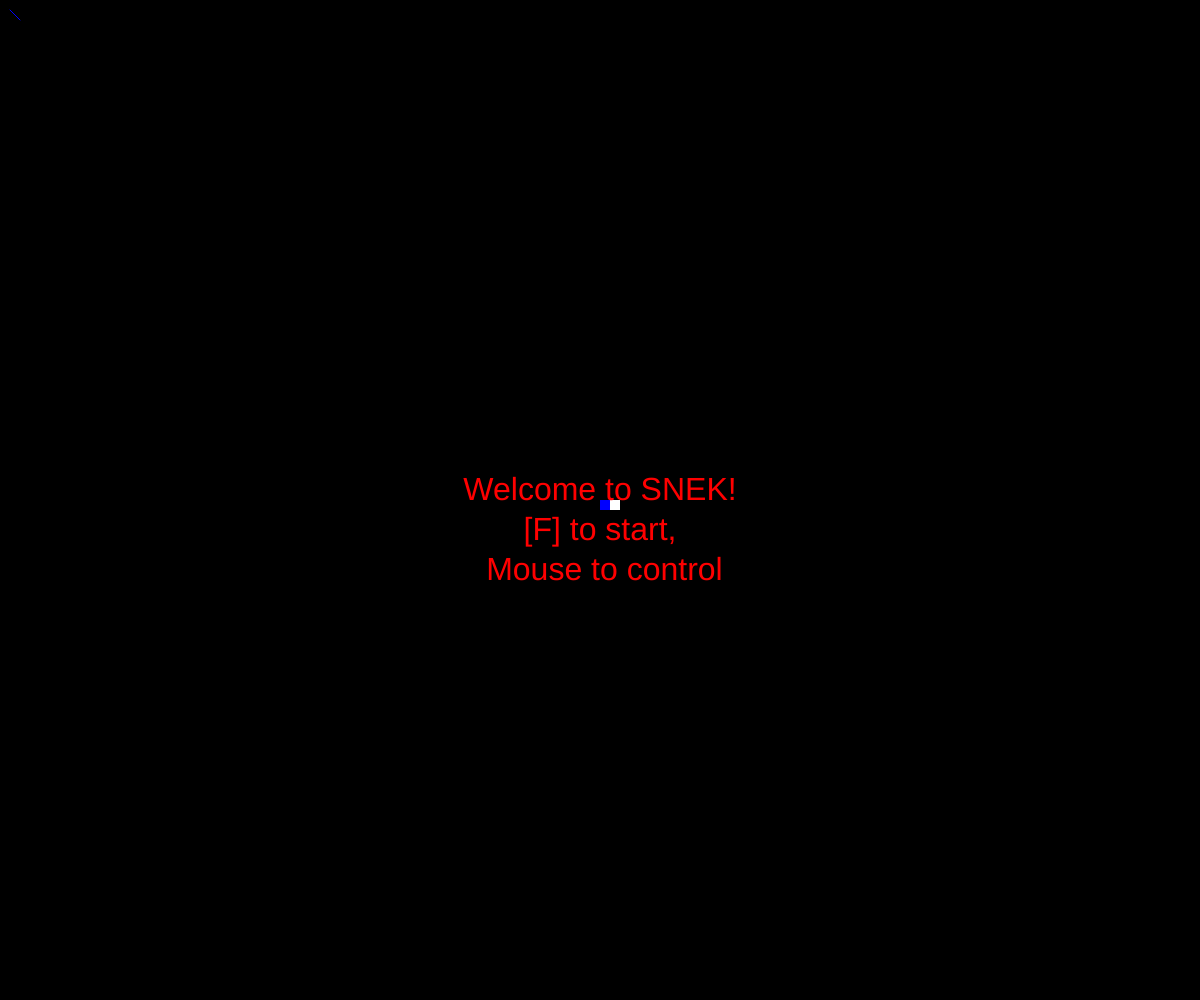
Frame 1 (no input)
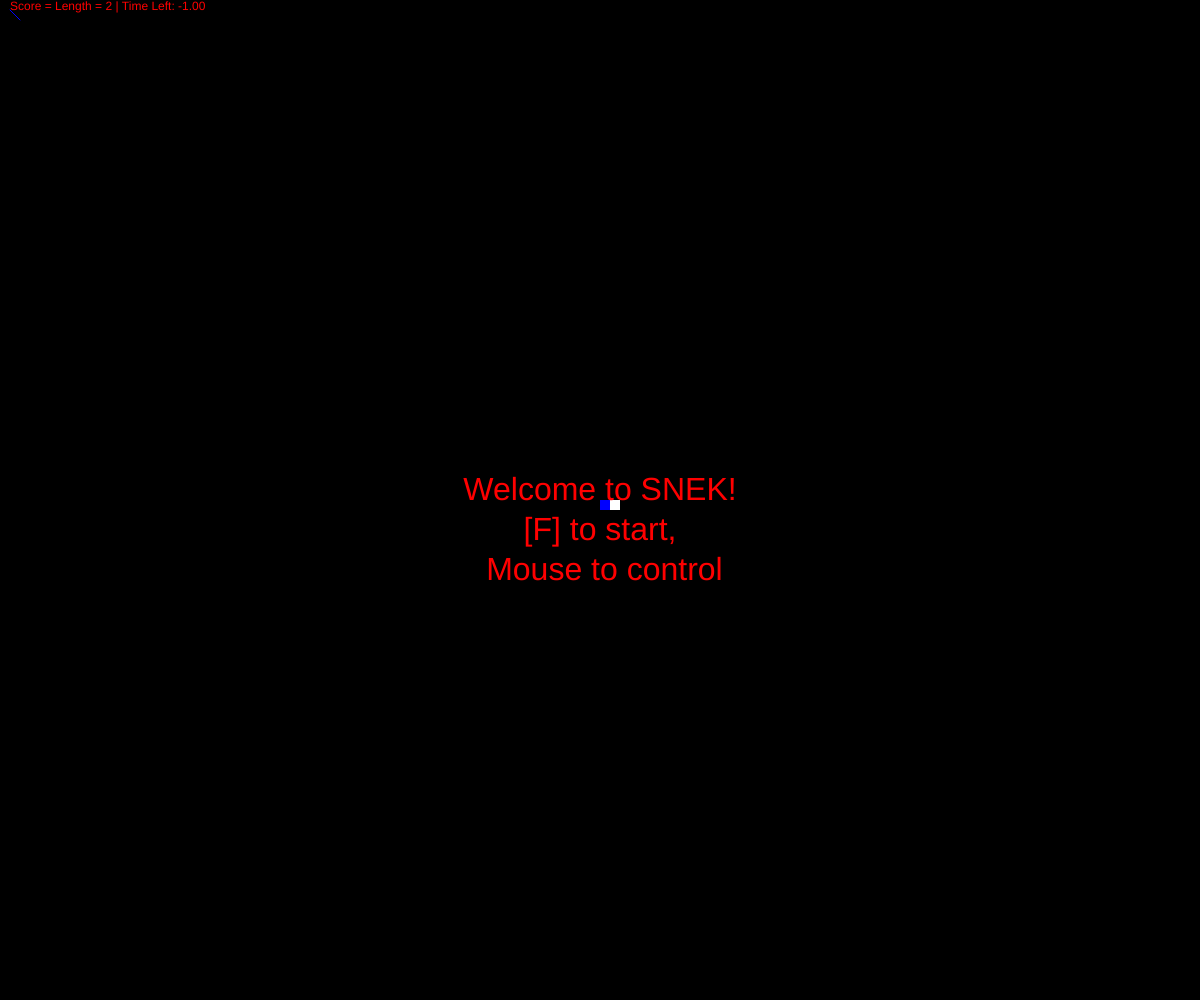
Frame 60 (no input)
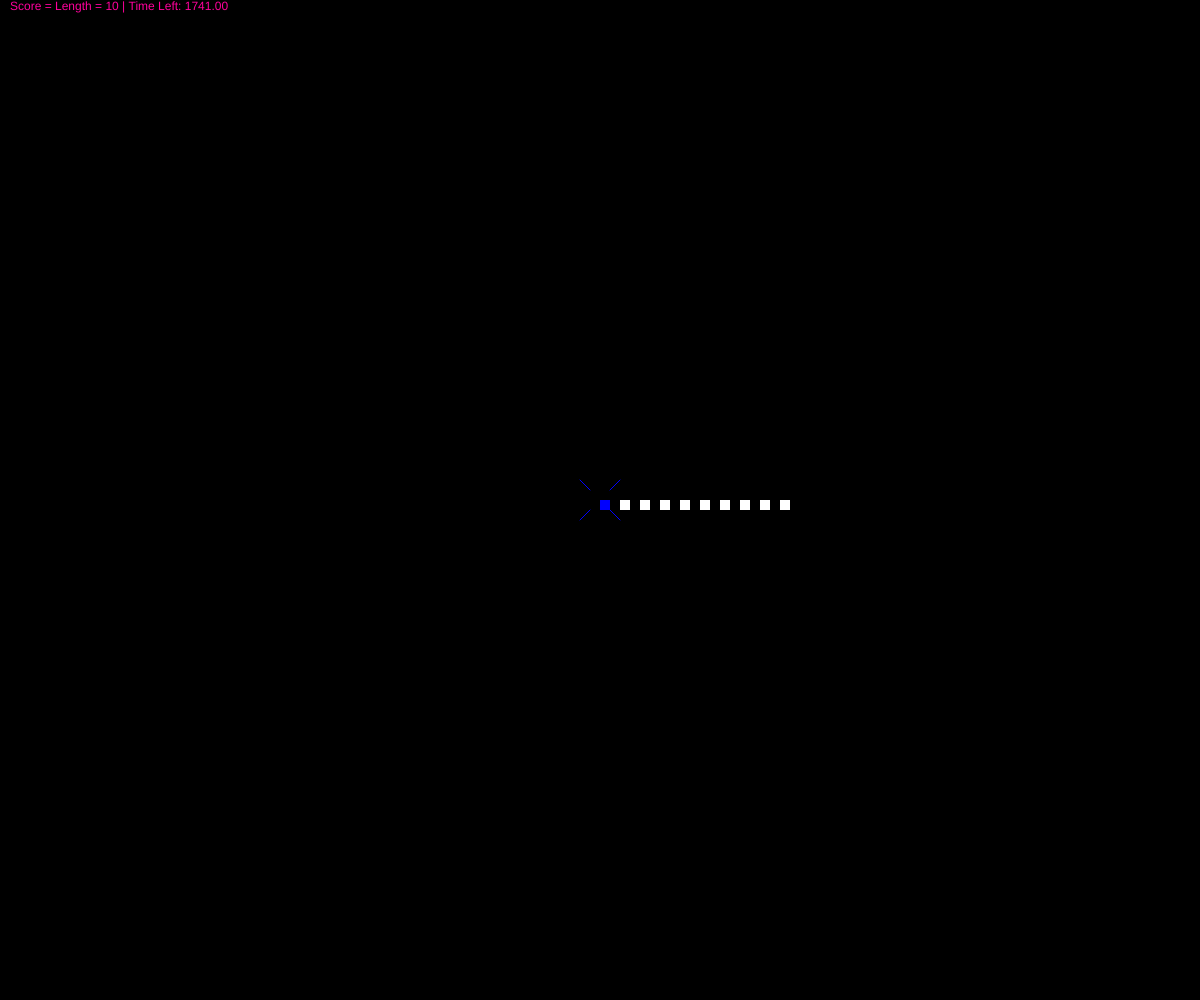
Frame 120 (the mouse pressed at the canvas centre since frame 60)

The p5.js sketch that drew these frames (run headless with seeded random() and noise() and a simulated clock; from frame 60 on, the mouse is pressed at the canvas centre):

// p5.js sketch
// ── sketch.js
//A slightly different version of snake known as snek
//Somewhat inspired by slither.io, but it looks quite different so
//I(Tejas Hegde)'ll take 90% credit the other 10% being split between processing and slither.io 9:1
//Was initialy in java, but converted it into js so I could put it onto a website

var snekColor;
var snekHeadColor;
var collisionColor;

var snekSize = 10.0;

var snek=[];
var foods=[];
//a frame counter
var c = 0;
//used to zoom in and out
var zoom = 1.0;
var prevZoom = 1.0;

//death timer
var timer = -1.0;

var scaleAmount = 1.0;
var started = false;
var ded = 1;

function sqrMagnitude(x, y){
  return x*x + y*y;
}

//checks if rect1 contains rect2
function rectInside(x1, y1, w1, h1, x2, y2, w2, h2){
  if(pointInside(x2, y2,x1,y1,w1,h1)){
    return true;      
  }
  if(pointInside(x2+w2, y2, x1,y1,w1,h1)){
    return true;
  }
  if(pointInside(x2, y2 + h2, x1,y1,w1,h1)){
    return true;
  }
  if(pointInside(x2+w2, y2+h2, x1,y1,w1,h1)){
    return true;
  }
  return false;
}
//checks if rect1 and rect2 intersect
function intersect(x1, y1, w1, h1, x2, y2, w2, h2){
  if(rectInside(x1,y1,w1,h1,x2,y2,w2,h2)){
    return true;
  }
  
  if(rectInside(x2,y2,w2,h2,x1,y1,w1,h1)){
    return true;
  }
  return false;
}

//generates a random hue from a hue on the hsv wheel
function randomHue(){
  var d = random(0,360);
  var X = 1 - abs((d/60 % 2) - 1);
  if(d < 60){
    return color(255,255*X,0);
  } else if(d < 120){
    return color(255*X,255,0);
  }else if(d < 180){
    return color(0,255,255*X);
  }else if(d < 240){
    return color(0,255*X,255);
  }else if(d < 300){
    return color(255*X,0,255);
  }else{
    return color(255,0,255*X);
  }
}

function pointInside(px, py, x, y, w, h){
  if(px > x){
    if(px < x + w){
      if(py > y){
        if(py < y + h){
          return true;
        }
      }    
    }
  }
  return false;
}

function Point(x,y){
	this.x=x;
	this.y=y;
}

function Food(x,y,w,h,c){
	this.x=x;
	this.y=y;
	this.h=h;
	this.w=w;
	this.col=c;
}

function reset(){
  started = true;
  foods = [];
  snek = [];
  c = 0;
  timer = 30*60;
  zoom = 1;
  prevZoom = 1;
  scaleAmount = 1;
  ded = 1;
  
  for(var i = 0;  i < 10; i++){
    snek.push(new Point(mouseX + i* snekSize * 2,mouseY));
  }
}

function keyPressed(){
  if(key==='f'){
    reset();
  }
}

function mousePressed(){
  reset();
}

function setup() {
  createCanvas(windowWidth, windowHeight);
  //need this to not 'seg fault' at the start
  snek.push(new Point(windowWidth/2, windowHeight/2));
  snek.push(new Point(windowWidth/2+snekSize, windowHeight/2));
  //frameRate(60);
  snekColor = color(255);
  snekHeadColor = color(0,0,255);
  collisionColor = color(255,0,0);
  windowResized();
  noStroke();
}

function drawSnek(){
  fill(snekColor);
  for(var i = 0;i < snek.length; i++){
    var p = snek[i];
    rect(p.x,p.y,snekSize,snekSize);
	//text(i,p.x,p.y);
  }
  fill(snekHeadColor);
  rect(snek[0].x,snek[0].y,10,10);
}

function drawFood(){
  fill(randomHue());
  for(var i = 0; i < foods.length; i++){
    var f = foods[i];
    fill(f.col);
    rect(f.x, f.y, f.w, f.h);
  }
}

function growSnek(num){
  if(snek.length>=1000){return;}
  var p = snek[snek.length-1];
  for(var i = 0; i < num;i++){
    snek.push(new Point(p.x, p.y));
  }
}

function crossHair(x, y, r1, r2){
  line(x-r1,y-r1,x-r2,y-r2);
  line(x+r1,y+r1,x+r2,y+r2);
  line(x+r1,y-r1,x+r2,y-r2);
  line(x-r1,y+r1,x-r2,y+r2);
}

function draw() {
  background(0);
  
  //view and drawing logic
  prevZoom = lerp(prevZoom,zoom,0.1);
  textAlign(LEFT);
  text("Score = Length = " + str(snek.length) + " | Time Left: " + nf(timer,0,2),10,10);

  scaleAmount =1/prevZoom; 
  scale(scaleAmount);
  
  //draw game
  stroke(snekHeadColor);
  crossHair(mouseX,mouseY,snekSize,2*snekSize,p5);
  noStroke();
  
  drawSnek();
  drawFood();
  
  //collide the head with every other snake segment and draw collision  
  var head = snek[0];
  for(var i = 3; i < snek.length; i++){
    var segment = snek[i];
    if(intersect(head.x,head.y,snekSize,snekSize,segment.x, segment.y, snekSize, snekSize)){
      fill(collisionColor);
      stroke(collisionColor);
      strokeWeight(2);
      crossHair(segment.x+snekSize/2,segment.y+snekSize/2,snekSize,snekSize*3,p5);
	  noStroke();
      strokeWeight(1);
      rect(segment.x,segment.y,snekSize,snekSize);
      timer = -1;
      ded = 0;
    }
  }  
  
    //Game logic
  if(timer < 0){
    fill(255,0,0);
    textAlign(CENTER);
    textSize(32);
    if(!started){
      text("Welcome to SNEK!\n [F] to start, \n Mouse to control",windowWidth/2,windowHeight/2);
    } else {
      if(ded===1){
        text("You died of humger!! so sad :(\n[F] to pay respects (and restart)", windowWidth/2,windowHeight/2);
      } else {
        text("You ate urself! How unfortunate\n[F] to pay respects (and restart)", windowWidth/2,windowHeight/2);
      }
    }
    textSize(12);
  }  else {
    //Control snake, make it move towards the mouse
	
	var mouseXPos = zoom * mouseX;
	var mouseYPos = zoom * mouseY;
	
    var xDelta = (mouseXPos-snekSize/2) - snek[0].x;
    var yDelta = (mouseYPos-snekSize/2) - snek[0].y;
	console.log(snekSize);
    var mag = sqrt(sqrMagnitude(xDelta,yDelta));
    if(mag < snekSize){
      //do nothing for now
    } else {
      xDelta/=mag; yDelta/=mag;
      //move the segment from the back of the snake to the front of the snake in the direction of the mouse
	  //propagate xy to the end of the list, basically deleting the last one
	  for(var i = snek.length-1; i>0;i--){
		console.log(i);
		snek[i].x=snek[i-1].x;
		snek[i].y=snek[i-1].y;
	  }
	  var newHead = snek[0];
	  newHead.x += xDelta*snekSize;
	  newHead.y += yDelta*snekSize;
    }
    
    timer --;
    
    //Add a new food every 120 frames, or 2 seconds
    if(c > 60){
      var w = random(2,40) * zoom;
      var h = random(2,40) * zoom;
      var x = random(zoom*windowWidth-w);
      var y = random(zoom*windowHeight-h);
      foods.push(new Food(x,y,w,h,randomHue()));
      c = 0;
    } else {
      c++;
    }
      
    //collide every snake element with every food
    var n = snek.length; //cache n since it's changing
    for(var i = 0; i < n; i++){
      var p = snek[i];
      for(var j = 0; j < foods.length; j++){
        var f = foods[j];
        if(intersect(p.x,p.y,snekSize,snekSize,f.x,f.y,f.w,f.h)){
          foods.splice(j,1);
          growSnek(ceil((f.w*f.h)/(snekSize*snekSize)));
          timer += 1.0 * 60;
          j--;
        }
      }
    }
  }
}

function windowResized(){
  resizeCanvas(windowWidth, windowHeight);
  background(0);
}



// ── main.js
var snake;
var foods = [];
var FPS = 60;
var snakeSize = 10;

var textHeight;

//a frame counter
var c = 0;
var zoom = 1.0;
var prevZoom = 1.0;

//death timer
var timer = -1.0;

var scaleAmount = 1.0;
//is this the first time opening the game?
var started = false;
var dead = 1;

function reset() {
  if (timer < 0) {
    snake.reset();
    started = true;
    foods = [];
    c = 0;
    timer = 30 * FPS;
    zoom = 1;
    prevZoom = 1;
    scaleAmount = 1;
    dead = 1;
  }
}

function keyPressed() {
  if (key === "f") {
    reset();
  }
}

function mousePressed() {
  reset();
}

function setup() {
  createCanvas(windowWidth, windowHeight);
  frameRate(FPS);

  snake = new Snake(color(255), color(0, 0, 255), snakeSize);
  textHeight = windowHeight/20;

  windowResized();
  noStroke();
}

function drawFood() {
  fill(randomHue());
  stroke(255);
  for (var i = 0; i < foods.length; i++) {
    var f = foods[i];
    fill(f.col);
    rect(f.x, f.y, f.w, f.h);
  }
}

function updateZoom() {
  prevZoom = lerp(prevZoom, zoom, 0.1);

  scaleAmount = 1 / prevZoom;
  scale(scaleAmount);
}

function drawStats() {
  textAlign(LEFT);
  fill(color(255, 255, 255));
  textSize(textHeight);
  text(
    "Score = Length = " + str(snake.length()) + " | Time Left: " + nf(timer, 0, 2),
    10,
    textHeight
  );
}

function addFoodIntermittently() {
  //Add a new food every c frames, or c/FPS seconds
  if (c > FPS) {
    var w = random(snakeSize, 40) * zoom;
    var h = random(snakeSize, 40) * zoom;
    var x = random(zoom * windowWidth - w);
    //Don't spawn any food over top of the text
    var y = textHeight + random(zoom * windowHeight - h - textHeight);
    foods.push(new Food(x, y, w, h, randomHue()));
    c = 0;
  } else {
    c++;
  }
}

function updateGame() {
  if (snake.isColliding()) {
    timer = -1;
    dead = 0;
  }

  var mouseXPos = zoom * mouseX;
  var mouseYPos = zoom * mouseY;

  snake.moveTowards(mouseXPos, mouseYPos);

  timer--;

  addFoodIntermittently();

  snake.eatFood(foods);
}


function drawGame() {
  background(0);
  updateZoom();

  drawFood();

  snake.draw();

  crossHair(mouseX, mouseY, snakeSize, 2 * snakeSize, color(255, 0, 0));

  drawStats();
}

function drawDeathMessage() {
  fill(255, 0, 0);
  textAlign(CENTER);
  textSize(32);
  if (!started) {
    text(
      "Click to start.\n" + 
      "Use the mouse to control where the snake goes manually",
      windowWidth / 2,
      windowHeight / 2
    );
  } else {
    if (dead === 1) {
      text(
        "Your snake died of hunger. Press [F] to pay respects (and restart)",
        windowWidth / 2,
        windowHeight / 2
      );
    } else {
      text(
        "Your snake cannibalized itself. Then died. Press [F] to pay respects (and restart)",
        windowWidth / 2,
        windowHeight / 2
      );
    }
  }
  textSize(12);
}

function draw() {
  drawGame();

  //Game logic
  if (timer < 0) {
    drawDeathMessage();
  } else {
    updateGame();
  }
}

function windowResized() {
  resizeCanvas(windowWidth, windowHeight);
  background(0);
}
